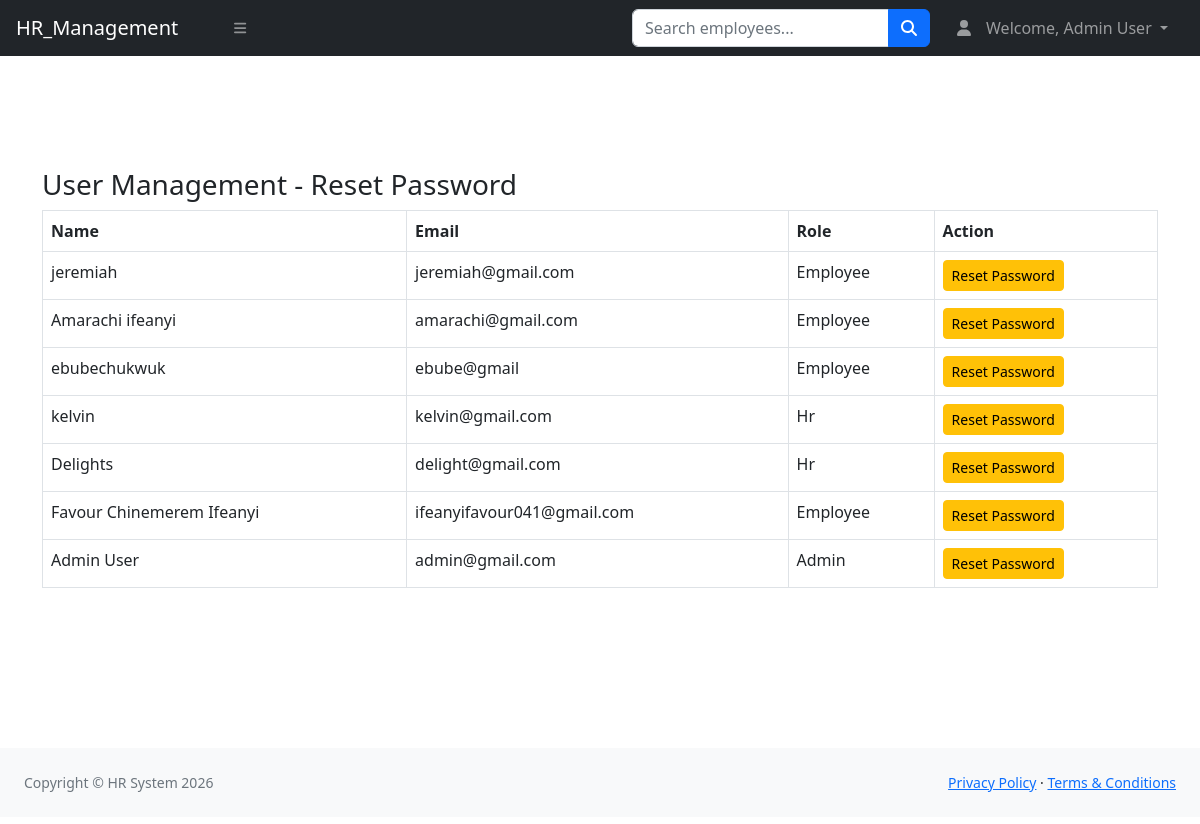
The app's page /hr_suite/admin/users_reset.php (signed in) with its own data.
### tables this page shows
CREATE TABLE `users` (
  `id` int(11) NOT NULL,
  `full_name` varchar(100) NOT NULL,
  `email` varchar(100) NOT NULL,
  `password` varchar(255) NOT NULL,
  `role` enum('admin','hr','employee') NOT NULL DEFAULT 'employee',
  `department_id` int(11) NOT NULL,
  `created_at` timestamp NOT NULL DEFAULT current_timestamp(),
  `profile_image` varchar(255) DEFAULT NULL
);

### hr_suite/admin/users_reset.php (the view, shortened to what this page needs)
<?php
include("../config/db.php");
$users = mysqli_query($conn, "
    SELECT id, full_name, email, role
    FROM users
    ORDER BY id DESC
");
?>
<?php include("../includes/header.php"); ?>
<div class="container mt-4">
    <br><br><br><br>
  <br><br>
<h3>User Management - Reset Password</h3>
<table class="table table-bordered">
<thead>
<tr>
    <th>Name</th>
    <th>Email</th>
    <th>Role</th>
    <th>Action</th>
</tr>
</thead>
<tbody>
<?php while($row = mysqli_fetch_assoc($users)): ?>
<tr>
    <td><?php echo $row['full_name']; ?></td>
    <td><?php echo $row['email']; ?></td>
    <td><?php echo ucfirst($row['role']); ?></td>
    <td>
        <a href="reset_password.php?id=<?php echo $row['id']; ?>"
           class="btn btn-warning btn-sm">
            Reset Password
        </a>
    </td>
</tr>
<?php endwhile; ?>
</tbody>
</table>
</div>
<br><br><br><br><br><br>
<?php include("../includes/footer.php"); ?>

### records on screen
users: full_name "jeremiah", email "jeremiah@gmail.com", role "Employee"
users: full_name "Amarachi ifeanyi", email "amarachi@gmail.com", role "Employee"
users: full_name "ebubechukwuk", email "ebube@gmail", role "Employee"
users: full_name "kelvin", email "kelvin@gmail.com", role "Hr"
users: full_name "Delights", email "delight@gmail.com", role "Hr"
users: full_name "Favour Chinemerem Ifeanyi", email "ifeanyifavour041@gmail.com", role "Employee"
users: full_name "Admin User", email "admin@gmail.com", role "Admin"

### other values on screen
$name "Admin User"
